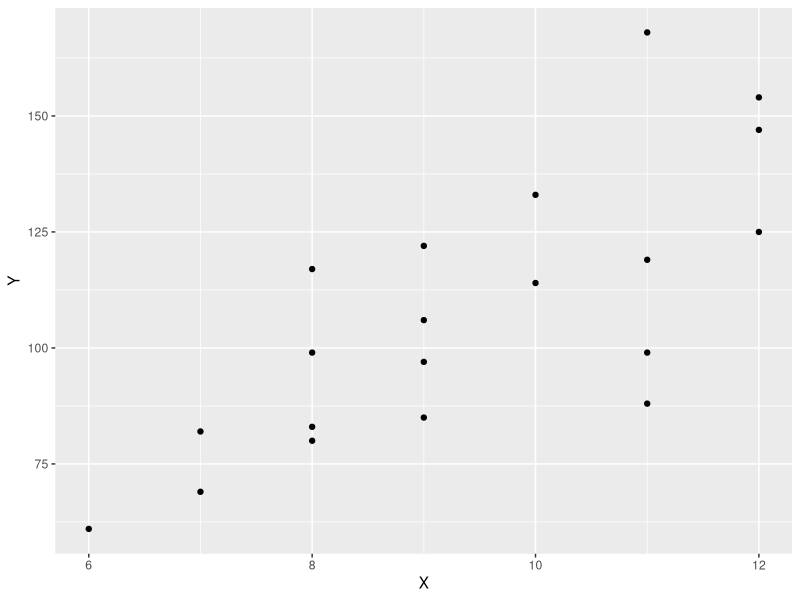
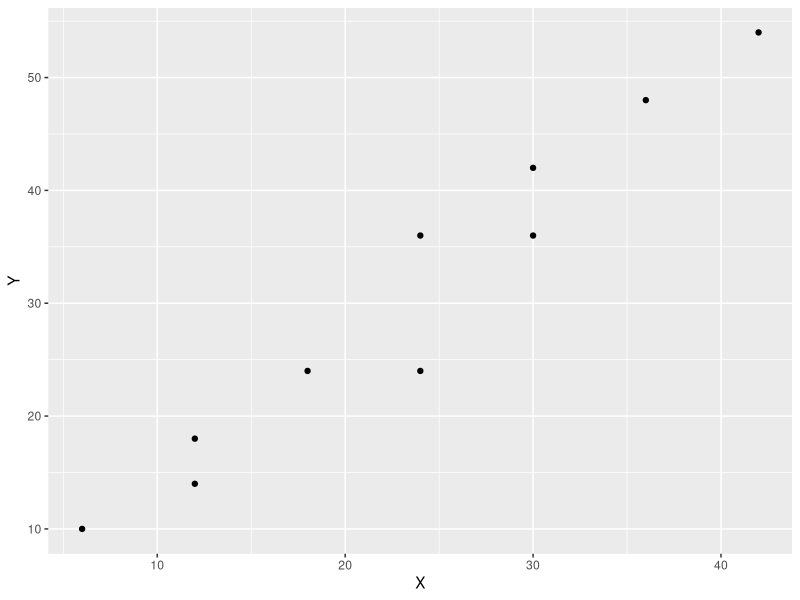

These figures' R source, in order:
## ---- chunk 1
library(dplyr)
library(knitr)
library(ggplot2)
## ---- chunk 2
MetricasDados <- function(dados, N, xu = NA, tx = NA, alpha = 0.5) {
  n <- nrow(dados)
  B <-  mean(dados[[2]])/mean(dados[[1]])
  se <- var(dados[[2]] - B*dados[[1]])
  t <- qt(1 - alpha/2, df = n - 1)
  tibble(
    `Estimador média AAS` = mean(dados[[2]]),
    `Variância média AAS` = (1 - n/N)*var(dados[[2]])/n,
    `Estimador média razão` = B*xu,
    `Variância média razão` = (1 - n/N)*(xu/mean(dados[[1]]))^2*se/n,
    `Total AAS` = N*mean(dados[[2]]),
    `Variância total AAS` = N^2*(1 - n/N)*var(dados[[2]])/n,
    `Total razão` = B*tx,
    `Variância total razão` = (1 - n/N)*(tx/mean(dados[[1]]))^2*se/n,
    `IC para média AAS` = list(`Estimador média AAS` + c(-t * sqrt(`Variância média AAS`), t * sqrt(`Variância média AAS`))),
    `IC para média razão` = list(`Estimador média razão` + c(-t * sqrt(`Variância média razão`), t * sqrt(`Variância média razão`))),
    `IC para total AAS` = list(`Total AAS` + c(-t*sqrt(`Variância total AAS`), t*sqrt(`Variância total AAS`))),
    `IC para total razão` = list(`Total razão` + c(-t*sqrt(`Variância total razão`), t*sqrt(`Variância total razão`)))
  ) 
}
## ---- chunk 3
# Banco de Dados

Banco3 <- tibble(
  X = c(12, 11, 8, 9, 11, 8, 7, 10, 12, 11, 6, 8, 10, 12, 9, 9, 7, 11, 9, 8),
  Y = c(125, 119, 83, 85, 99, 117, 69, 133, 154, 168, 61, 80, 114, 147, 122, 106, 82, 88, 97, 99)
                 )
## ---- chunk 4
Banco3 |> 
  ggplot() +
  geom_point(aes(x = X, y = Y))
## ---- chunk 5
# Coeficiente de correlação

kable(cor(Banco3))
## ---- chunk 6
df1 <- MetricasDados(Banco3, N = 1132, xu = 10) |> 
  select_if(~ !any(is.na(.))) |>
  select(-contains(c("total", "Variância")))
kable(df1)
## ---- chunk 7
# Banco de dados para a questão 4
Banco4 <- tibble(X = c(12, 30, 24, 24, 18, 30, 12, 6, 36, 42),
                 Y = c(18, 42, 24, 36, 24, 36, 14, 10, 48, 54))
## ---- chunk 8
Banco4 |>
  ggplot() +
  geom_point(aes(x = X, y = Y))
## ---- chunk 9
kable(cor(Banco4))
## ---- chunk 10
df2 <- MetricasDados(Banco4, N = 200, tx = 15600) |> 
  select_if(~ !any(is.na(.))) |> 
  select(-contains(c("média razão", "Total AAS", "total AAS")))
kable(df2)
